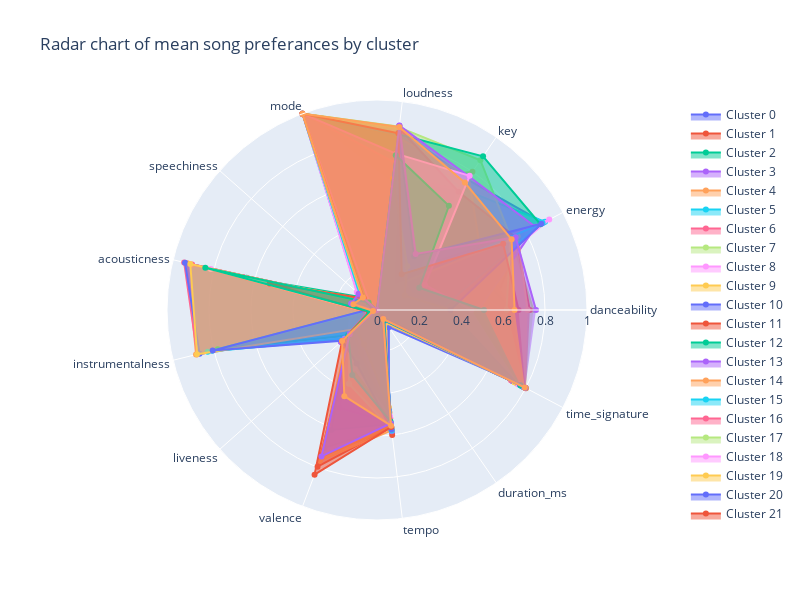

Source (notebook cell):
### Code cell
# State the label for each arm of the chart
import plotly.graph_objects as go
categories = ['danceability', 'energy', 'key', 'loudness', 'mode', 'speechiness',
       'acousticness', 'instrumentalness', 'liveness', 'valence', 'tempo',
       'duration_ms', 'time_signature']


# Create an empty list to store the objects
trace_objects = []

# Iterate over the unique cluster numbers and add an object for each cluster to the list
for cluster in sorted(songs_df_cl_mm['cluster'].unique()):
  cluster_food_means = go.Scatterpolar(
    r=[songs_df_cl_mm.loc[songs_df_cl_mm["cluster"] == cluster, 'danceability'].mean(),
      songs_df_cl_mm.loc[songs_df_cl_mm["cluster"] == cluster, 'energy'].mean(),
      songs_df_cl_mm.loc[songs_df_cl_mm["cluster"] == cluster, 'key'].mean(),
      songs_df_cl_mm.loc[songs_df_cl_mm["cluster"] == cluster, 'loudness'].mean(),
      songs_df_cl_mm.loc[songs_df_cl_mm["cluster"] == cluster, 'mode'].mean(),
      songs_df_cl_mm.loc[songs_df_cl_mm["cluster"] == cluster, 'speechiness'].mean(),
      songs_df_cl_mm.loc[songs_df_cl_mm["cluster"] == cluster, 'acousticness'].mean(),
      songs_df_cl_mm.loc[songs_df_cl_mm["cluster"] == cluster, 'instrumentalness'].mean(),
      songs_df_cl_mm.loc[songs_df_cl_mm["cluster"] == cluster, 'liveness'].mean(),
      songs_df_cl_mm.loc[songs_df_cl_mm["cluster"] == cluster, 'valence'].mean(),
      songs_df_cl_mm.loc[songs_df_cl_mm["cluster"] == cluster, 'tempo'].mean(),
      songs_df_cl_mm.loc[songs_df_cl_mm["cluster"] == cluster, 'duration_ms'].mean(),
      songs_df_cl_mm.loc[songs_df_cl_mm["cluster"] == cluster, 'time_signature'].mean()],
    theta=categories,
    fill='toself',
    name=f'Cluster {cluster}'
  )
  trace_objects.append(cluster_food_means)

# Add the objects to the figure
fig = go.Figure()
fig.add_traces(trace_objects)

# Add extras to the plot such as title
# You'll always need `polar=dict(radialaxis=dict(visible=True,range=[0, 1]))` when creating a radar plot
fig.update_layout(
  title_text = 'Radar chart of mean song preferances by cluster',
  height = 600,
  width = 800,
  polar=dict(
    radialaxis=dict(
      visible=True,
      range=[0, 1]
    )),
  showlegend=True
)

# Show the initialised plot and the layers
fig.show()

### Figure 1 — Plotly figure (JSON) as saved in the notebook; plotly's stock layout.template omitted (floating-point values rounded to 4 significant figures)
{"data": [{"fill": "toself", "name": "Cluster 0", "r": [0.3257, 0.896, 0.7563, 0.8689, 1, 0.1238, 0.02388, 0.104, 0.2192, 0.2299, 0.5857, 0.06172, 0.7764], "theta": ["danceability", "energy", "key", "loudness", "mode", "speechiness", "acousticness", "instrumentalness", "liveness", "valence", "tempo", "duration_ms", "time_signature"], "type": "scatterpolar"}, {"fill": "toself", "name": "Cluster 1", "r": [0.5465, 0.7776, 0.2223, 0.8829, 0, 0.08436, 0.07417, 0.02414, 0.2281, 0.3328, 0.5995, 0.05242, 0.79], "theta": ["danceability", "energy", "key", "loudness", "mode", "speechiness", "acousticness", "instrumentalness", "liveness", "valence", "tempo", "duration_ms", "time_signature"], "type": "scatterpolar"}, {"fill": "toself", "name": "Cluster 2", "r": [0.6443, 0.487, 0.3059, 0.8166, 0, 0.09075, 0.6397, 0.03804, 0.1895, 0.6108, 0.5464, 0.05338, 0.7838], "theta": ["danceability", "energy", "key", "loudness", "mode", "speechiness", "acousticness", "instrumentalness", "liveness", "valence", "tempo", "duration_ms", "time_signature"], "type": "scatterpolar"}, {"fill": "toself", "name": "Cluster 3", "r": [0.5954, 0.4017, 0.1742, 0.803, 1, 0.05598, 0.6578, 0.04161, 0.1788, 0.4994, 0.5417, 0.04971, 0.7888], "theta": ["danceability", "energy", "key", "loudness", "mode", "speechiness", "acousticness", "instrumentalness", "liveness", "valence", "tempo", "duration_ms", "time_signature"], "type": "scatterpolar"}, {"fill": "toself", "name": "Cluster 4", "r": [0.3339, 0.1296, 0.7998, 0.6144, 0, 0.04853, 0.9304, 0.8874, 0.1297, 0.1747, 0.4917, 0.07816, 0.7526], "theta": ["danceability", "energy", "key", "loudness", "mode", "speechiness", "acousticness", "instrumentalness", "liveness", "valence", "tempo", "duration_ms", "time_signature"], "type": "scatterpolar"}, {"fill": "toself", "name": "Cluster 5", "r": [0.294, 0.9038, 0.703, 0.8486, 1, 0.1094, 0.01306, 0.8091, 0.2124, 0.2583, 0.5648, 0.05978, 0.7865], "theta": ["danceability", "energy", "key", "loudness", "mode", "speechiness", "acousticness", "instrumentalness", "liveness", "valence", "tempo", "duration_ms", "time_signature"], "type": "scatterpolar"}, {"fill": "toself", "name": "Cluster 6", "r": [0.3481, 0.1434, 0.6984, 0.6338, 1, 0.05068, 0.9458, 0.8816, 0.132, 0.184, 0.5211, 0.06628, 0.7312], "theta": ["danceability", "energy", "key", "loudness", "mode", "speechiness", "acousticness", "instrumentalness", "liveness", "valence", "tempo", "duration_ms", "time_signature"], "type": "scatterpolar"}, {"fill": "toself", "name": "Cluster 7", "r": [0.7445, 0.7242, 0.8667, 0.8759, 0, 0.1058, 0.156, 0.02465, 0.1808, 0.7023, 0.5577, 0.05142, 0.7994], "theta": ["danceability", "energy", "key", "loudness", "mode", "speechiness", "acousticness", "instrumentalness", "liveness", "valence", "tempo", "duration_ms", "time_signature"], "type": "scatterpolar"}, {"fill": "toself", "name": "Cluster 8", "r": [0.2931, 0.9262, 0.1731, 0.8649, 1, 0.1284, 0.003027, 0.1308, 0.1872, 0.2077, 0.5576, 0.05959, 0.7602], "theta": ["danceability", "energy", "key", "loudness", "mode", "speechiness", "acousticness", "instrumentalness", "liveness", "valence", "tempo", "duration_ms", "time_signature"], "type": "scatterpolar"}, {"fill": "toself", "name": "Cluster 9", "r": [0.636, 0.5606, 0.7689, 0.8276, 1, 0.07791, 0.5862, 0.04112, 0.1875, 0.7485, 0.5639, 0.0475, 0.7937], "theta": ["danceability", "energy", "key", "loudness", "mode", "speechiness", "acousticness", "instrumentalness", "liveness", "valence", "tempo", "duration_ms", "time_signature"], "type": "scatterpolar"}, {"fill": "toself", "name": "Cluster 10", "r": [0.3074, 0.1193, 0.1599, 0.6052, 1, 0.04771, 0.9415, 0.8703, 0.1387, 0.1517, 0.4724, 0.09926, 0.7281], "theta": ["danceability", "energy", "key", "loudness", "mode", "speechiness", "acousticness", "instrumentalness", "liveness", "valence", "tempo", "duration_ms", "time_signature"], "type": "scatterpolar"}, {"fill": "toself", "name": "Cluster 11", "r": [0.7281, 0.7454, 0.6842, 0.8719, 1, 0.09371, 0.1035, 0.0179, 0.1605, 0.7981, 0.5634, 0.04843, 0.8006], "theta": ["danceability", "energy", "key", "loudness", "mode", "speechiness", "acousticness", "instrumentalness", "liveness", "valence", "tempo", "duration_ms", "time_signature"], "type": "scatterpolar"}, {"fill": "toself", "name": "Cluster 12", "r": [0.3458, 0.8786, 0.889, 0.8426, 0, 0.113, 0.02413, 0.781, 0.1823, 0.2716, 0.577, 0.06054, 0.7729], "theta": ["danceability", "energy", "key", "loudness", "mode", "speechiness", "acousticness", "instrumentalness", "liveness", "valence", "tempo", "duration_ms", "time_signature"], "type": "scatterpolar"}, {"fill": "toself", "name": "Cluster 13", "r": [0.4832, 0.852, 0.7722, 0.8846, 0, 0.1122, 0.03547, 0.05165, 0.2299, 0.272, 0.5812, 0.05602, 0.7874], "theta": ["danceability", "energy", "key", "loudness", "mode", "speechiness", "acousticness", "instrumentalness", "liveness", "valence", "tempo", "duration_ms", "time_signature"], "type": "scatterpolar"}, {"fill": "toself", "name": "Cluster 14", "r": [0.717, 0.7567, 0.1222, 0.871, 1, 0.09325, 0.1001, 0.027, 0.1761, 0.7674, 0.5774, 0.04983, 0.7984], "theta": ["danceability", "energy", "key", "loudness", "mode", "speechiness", "acousticness", "instrumentalness", "liveness", "valence", "tempo", "duration_ms", "time_signature"], "type": "scatterpolar"}, {"fill": "toself", "name": "Cluster 15", "r": [0.2978, 0.8904, 0.1337, 0.8407, 1, 0.1081, 0.01421, 0.8306, 0.2022, 0.2636, 0.5782, 0.05742, 0.7717], "theta": ["danceability", "energy", "key", "loudness", "mode", "speechiness", "acousticness", "instrumentalness", "liveness", "valence", "tempo", "duration_ms", "time_signature"], "type": "scatterpolar"}, {"fill": "toself", "name": "Cluster 16", "r": [0.3699, 0.1741, 0.2199, 0.7069, 1, 0.05038, 0.9067, 0.05295, 0.1556, 0.2176, 0.5169, 0.06478, 0.7204], "theta": ["danceability", "energy", "key", "loudness", "mode", "speechiness", "acousticness", "instrumentalness", "liveness", "valence", "tempo", "duration_ms", "time_signature"], "type": "scatterpolar"}, {"fill": "toself", "name": "Cluster 17", "r": [0.6169, 0.7169, 0.1394, 0.8793, 1, 0.09596, 0.08654, 0.01715, 0.1755, 0.3761, 0.5699, 0.05313, 0.7984], "theta": ["danceability", "energy", "key", "loudness", "mode", "speechiness", "acousticness", "instrumentalness", "liveness", "valence", "tempo", "duration_ms", "time_signature"], "type": "scatterpolar"}, {"fill": "toself", "name": "Cluster 18", "r": [0.4496, 0.2583, 0.7766, 0.7499, 1, 0.04569, 0.815, 0.04265, 0.2062, 0.2985, 0.5099, 0.05805, 0.7614], "theta": ["danceability", "energy", "key", "loudness", "mode", "speechiness", "acousticness", "instrumentalness", "liveness", "valence", "tempo", "duration_ms", "time_signature"], "type": "scatterpolar"}, {"fill": "toself", "name": "Cluster 19", "r": [0.3533, 0.1492, 0.2538, 0.6287, 0, 0.04872, 0.9157, 0.8827, 0.1364, 0.1751, 0.4665, 0.07362, 0.7391], "theta": ["danceability", "energy", "key", "loudness", "mode", "speechiness", "acousticness", "instrumentalness", "liveness", "valence", "tempo", "duration_ms", "time_signature"], "type": "scatterpolar"}, {"fill": "toself", "name": "Cluster 20", "r": [0.3499, 0.8838, 0.3105, 0.8485, 0, 0.1006, 0.02519, 0.8058, 0.2201, 0.273, 0.5734, 0.06181, 0.7684], "theta": ["danceability", "energy", "key", "loudness", "mode", "speechiness", "acousticness", "instrumentalness", "liveness", "valence", "tempo", "duration_ms", "time_signature"], "type": "scatterpolar"}, {"fill": "toself", "name": "Cluster 21", "r": [0.6742, 0.6786, 0.2071, 0.8477, 1, 0.08318, 0.5262, 0.0395, 0.2218, 0.8385, 0.5612, 0.04165, 0.7976], "theta": ["danceability", "energy", "key", "loudness", "mode", "speechiness", "acousticness", "instrumentalness", "liveness", "valence", "tempo", "duration_ms", "time_signature"], "type": "scatterpolar"}, {"fill": "toself", "name": "Cluster 22", "r": [0.5095, 0.2274, 0.6026, 0.7421, 0, 0.05363, 0.842, 0.03445, 0.1819, 0.3316, 0.5349, 0.05861, 0.7714], "theta": ["danceability", "energy", "key", "loudness", "mode", "speechiness", "acousticness", "instrumentalness", "liveness", "valence", "tempo", "duration_ms", "time_signature"], "type": "scatterpolar"}, {"fill": "toself", "name": "Cluster 23", "r": [0.7573, 0.7454, 0.3243, 0.8834, 0, 0.1169, 0.1269, 0.008451, 0.1741, 0.7455, 0.5435, 0.05098, 0.7966], "theta": ["danceability", "energy", "key", "loudness", "mode", "speechiness", "acousticness", "instrumentalness", "liveness", "valence", "tempo", "duration_ms", "time_signature"], "type": "scatterpolar"}, {"fill": "toself", "name": "Cluster 24", "r": [0.6551, 0.7239, 0.7371, 0.8777, 1, 0.08995, 0.1159, 0.01951, 0.2222, 0.4386, 0.5548, 0.05248, 0.7949], "theta": ["danceability", "energy", "key", "loudness", "mode", "speechiness", "acousticness", "instrumentalness", "liveness", "valence", "tempo", "duration_ms", "time_signature"], "type": "scatterpolar"}], "layout": {"height": 600, "polar": {"radialaxis": {"range": [0, 1], "visible": true}}, "showlegend": true, "title": {"text": "Radar chart of mean song preferances by cluster"}, "width": 800}}
